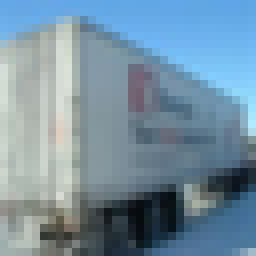
#> input picture 16.png, 32 x 32 px (shown 8 times larger)
$ python conv.py
#> lines starting #> are read from the running program, lines starting #| are printed output that depends on the picture
import numpy as np
import cv2


def convo(img, window_size, step_size):
    img = np.array(img)
    conv_feat = np.array([])
    m = 0
    for i in range(32):
        for j in range(32):
            conv_feat[:,m]=np.reshape(img[i:i+window_size,j:j+window_size],(-1))
            m += 1
            j += step_size
        i += step_size
    return conv_feat, m

img = cv2.imread("16.png",0)
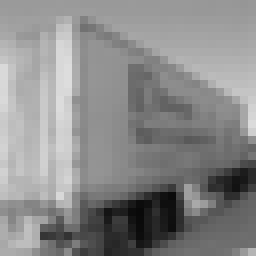
#> img: shape (32, 32) (shown 8 times larger); min 9, max 221, mean 137.7
_, m = convo(img,8,4)
#> after the loop in convo, `for i in range(32):`: conv_feat = empty array; j = 0
#> (the run stopped early here; a loop or call above may not have finished)
